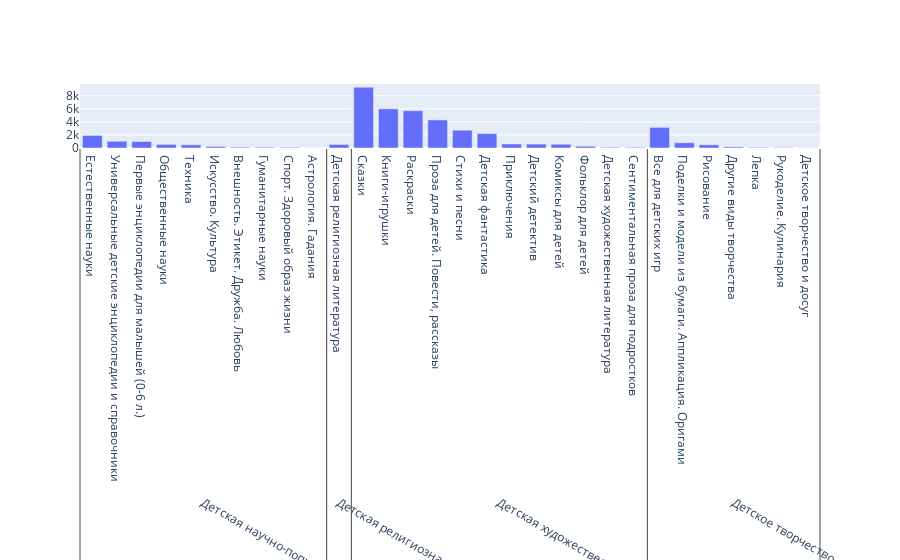

The cell this chart's notebook holds for it:
### Code cell
x = [cat, subcat]

fig = go.Figure()
fig.add_bar(x=x,y=q)
fig.update_layout(barmode="relative")
fig.show()

### Figure 1 — Plotly figure (JSON) as saved in the notebook; plotly's stock layout.template omitted (floating-point values rounded to 4 significant figures)
{"data": [{"type": "bar", "x": [["Детская научно-популярная литература", "Детская научно-популярная литература", "Детская научно-популярная литература", "Детская научно-популярная литература", "Детская научно-популярная литература", "Детская научно-популярная литература", "Детская научно-популярная литература", "Детская научно-популярная литература", "Детская научно-популярная литература", "Детская научно-популярная литература", "Детская религиозная литература", "Детская художественная литература", "Детская художественная литература", "Детская художественная литература", "Детская художественная литература", "Детская художественная литература", "Детская художественная литература", "Детская художественная литература", "Детская художественная литература", "Детская художественная литература", "Детская художественная литература", "Детская художественная литература", "Детская художественная литература", "Детское творчество и досуг", "Детское творчество и досуг", "Детское творчество и досуг", "Детское творчество и досуг", "Детское творчество и досуг", "Детское творчество и досуг", "Детское творчество и досуг"], ["Естественные науки", "Универсальные детские энциклопедии и справочники", "Первые энциклопедии для малышей (0-6 л.)", "Общественные науки", "Техника", "Искусство. Культура", "Внешность. Этикет. Дружба. Любовь", "Гуманитарные науки", "Спорт. Здоровый образ жизни", "Астрология. Гадания", "Детская религиозная литература", "Сказки", "Книги-игрушки", "Раскраски", "Проза для детей. Повести, рассказы", "Стихи и песни", "Детская фантастика", "Приключения", "Детский детектив", "Комиксы для детей", "Фольклор для детей", "Детская художественная литература", "Сентиментальная проза для подростков", "Все для детских игр", "Поделки и модели из бумаги. Аппликация. Оригами", "Рисование", "Другие виды творчества", "Лепка", "Рукоделие. Кулинария", "Детское творчество и досуг"]], "y": [1915, 1035, 988, 545, 488, 221, 118, 99, 94, 12, 530, 9302, 5992, 5706, 4297, 2719, 2203, 623, 597, 576, 265, 95, 95, 3153, 798, 486, 164, 87, 58, 15]}], "layout": {"barmode": "relative"}}
